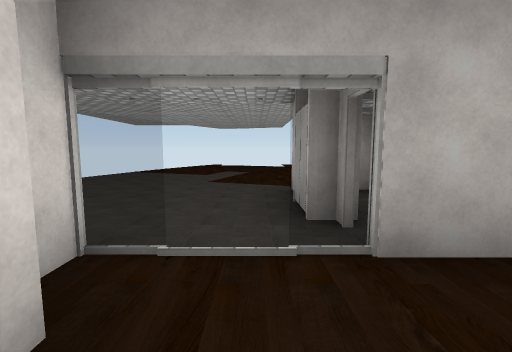
view 1 (above)

12 first-person views from a walk through a Unity game level. The camera is 1.3 m above the floor, tilts 6° down and sees 90° across. The floor is counted in squares, 2 m on a side. Each view is taken from the middle of a square. On the plan, view 1 faces up. The plan holds only what a view shows up to about 9 squares ahead; the rest is blank. The player character is not drawn. Door leaves are left out, so doorways stand open. Some surface patterns are stand-ins.

view 2
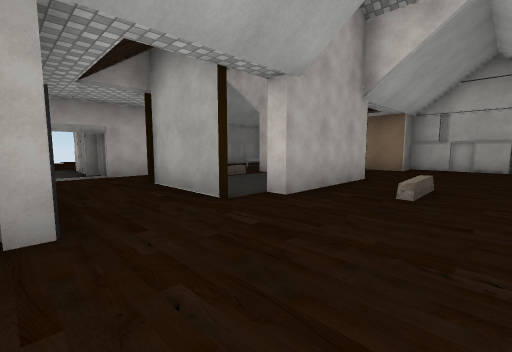

view 3
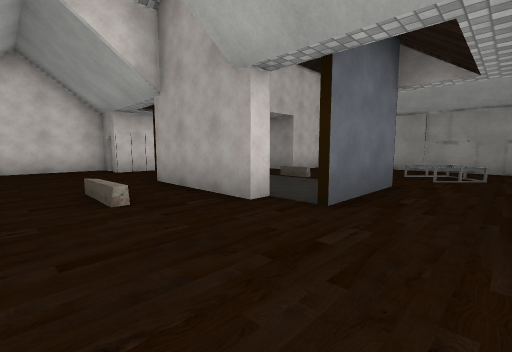

view 4
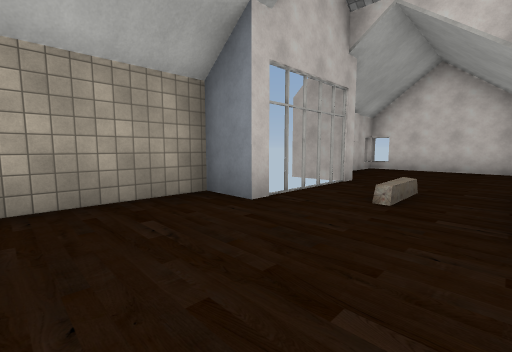

view 5
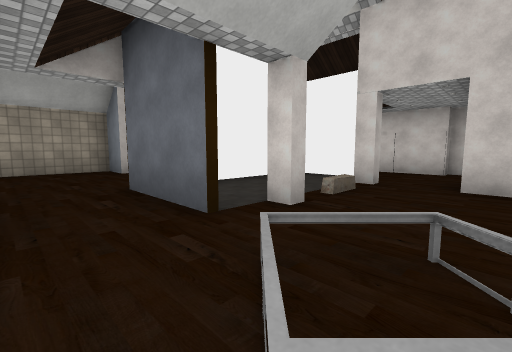

view 6
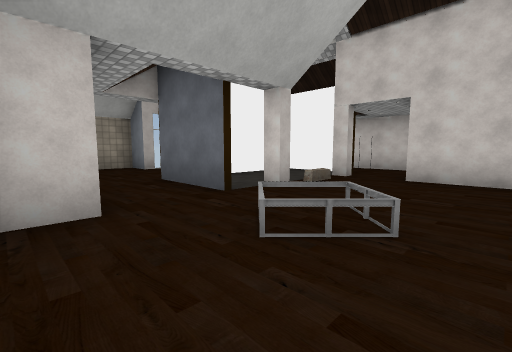

view 7
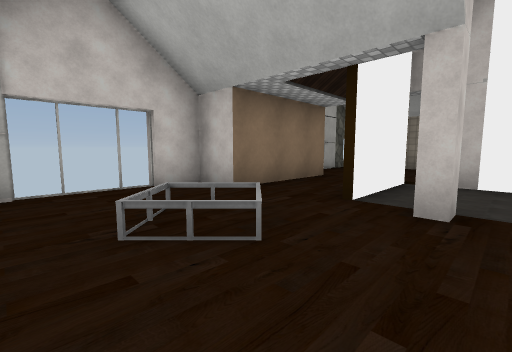

view 8
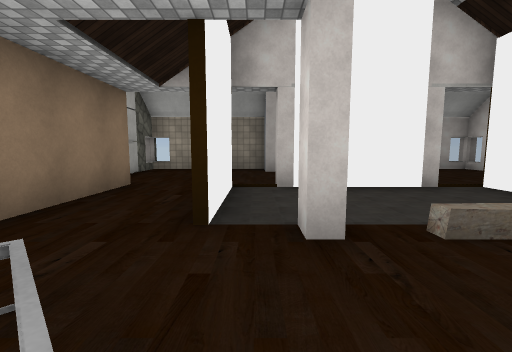

view 9
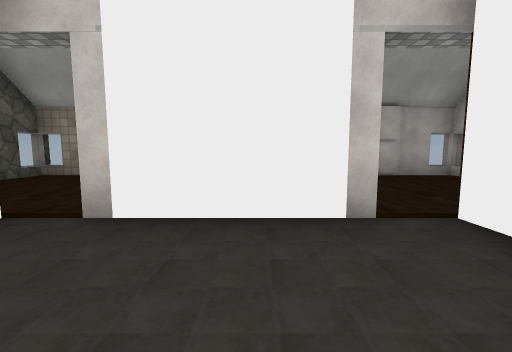

view 10
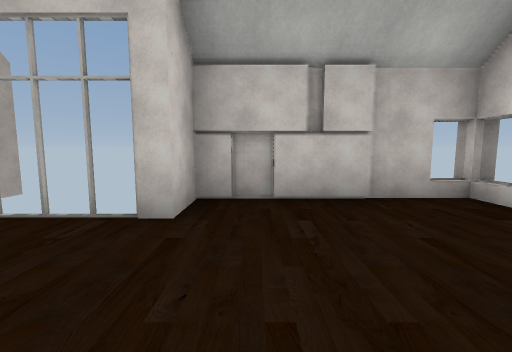

view 11
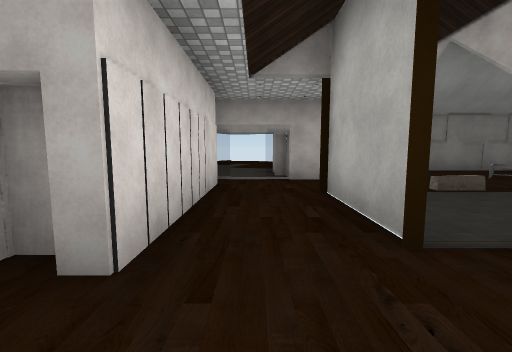

view 12
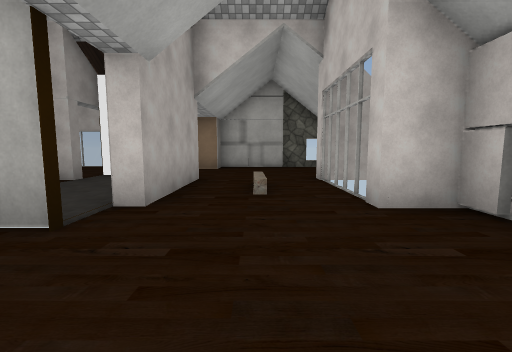

### Floor plan
Points are (right, up) in squares from view 1. A wall is a line through its corners. A room is listed if a view was taken in it or the views show most of it. See-through windows are left out.
Room 1 (views 1, 2, 10, 11, 12)
walls: (1.1, -2.5) (1.1, -0.1); (-1.9, -2.6) (-1.9, -6.8); (-1.4, -6.4) (1.8, -6.4) (1.8, -5.4) (2.1, -5.4); (4.4, -5.4) (4.6, -5.4) (4.6, -6.4) (5.5, -6.4); (4.6, -2.7) (1.8, -2.7) (1.8, -2.2); (-0.7, 0.9) (-0.7, -2.7) (-1.1, -2.7); (-1.1, 1.6) (-1.1, 0.9)
ways out: opening at (4.7, -5) to room 2; open door at (0.7, 1.7)
Room 2 (views 3, 4)
walls: (4.6, -2.4) (4.6, -2.7); (8.4, -5.9) (8.4, -2.7) (7.3, -2.7) (7.3, 0.2); (5.5, -0.1) (5.5, -2.5); (8.2, -6.4) (8.8, -6.4); (5.5, -6.4) (7.9, -6.4); (4.6, 0.2) (4.6, -0.2)
ways out: opening at (4.7, -5) to room 1; opening at (7, 0) to room 3
Room 3 (views 5, 6)
walls: (7.3, 0.2) (8.4, 0.2) (8.4, 1.1) (8.8, 1.1); (7.9, 3.8) (6.4, 3.8)
low walls: (6, 2.4) (5.3, 1.7) (5.9, 1); (6, 2.4) (6.7, 1.7) (6, 1)
ways out: opening at (7, 0) to room 2; opening at (6, 3) to room 4
Room 4 (views 7, 8, 9)
walls: (4.6, -0.2) (4.4, -0.2) (4.4, 0.2) (4.6, 0.2); (1.8, 0.2) (2.1, 0.2) (2.1, -0.3); (2.1, 3.1) (2.1, 1.5) (0.6, 1.5); (1.1, -0.6) (1.1, -2.4) (4.6, -2.4); (6.4, 3.8) (4.4, 3.8); (5.4, -2.5) (5.4, -0.1)
low walls: (5.9, 1) (6.6, 1.7) (6, 2.4); (6, 1) (5.2, 1.7) (6, 2.4)
ways out: opening at (6, 3) to room 3

Where each view was taken, in squares from view 1:
view 1: 0 up, 0 right, facing up
view 2: 5 down, 1 left, facing up-right
view 3: 5 down, 7 right, facing up-left
view 4: 3 down, 7 right, facing down-left
view 5: 2 up, 7 right, facing down-left
view 6: 3 up, 8 right, facing down-left
view 7: 3 up, 4 right, facing down-right
view 8: 2 up, 5 right, facing down
view 9: 0 up, 3 right, facing down
view 10: 3 down, 1 right, facing down
view 11: 4 down, 0 right, facing up
view 12: 4 down, 1 left, facing right
